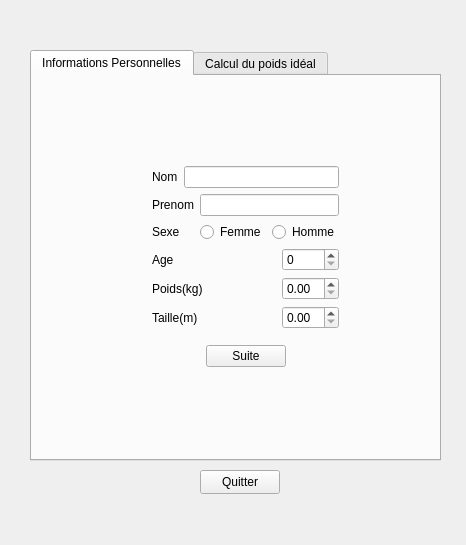
<?xml version="1.0" encoding="UTF-8"?>
<ui version="4.0">
 <class>Dietetique</class>
 <widget class="QWidget" name="Dietetique">
  <property name="geometry">
   <rect>
    <x>0</x>
    <y>0</y>
    <width>466</width>
    <height>545</height>
   </rect>
  </property>
  <property name="minimumSize">
   <size>
    <width>466</width>
    <height>545</height>
   </size>
  </property>
  <property name="maximumSize">
   <size>
    <width>466</width>
    <height>545</height>
   </size>
  </property>
  <property name="windowTitle">
   <string>Dietetique</string>
  </property>
  <widget class="QTabWidget" name="tabWidget">
   <property name="geometry">
    <rect>
     <x>30</x>
     <y>50</y>
     <width>411</width>
     <height>411</height>
    </rect>
   </property>
   <property name="currentIndex">
    <number>0</number>
   </property>
   <widget class="QWidget" name="tab">
    <attribute name="title">
     <string>Informations Personnelles</string>
    </attribute>
    <widget class="QWidget" name="">
     <property name="geometry">
      <rect>
       <x>120</x>
       <y>80</y>
       <width>187</width>
       <height>223</height>
      </rect>
     </property>
     <layout class="QVBoxLayout" name="verticalLayout_5">
      <item>
       <layout class="QVBoxLayout" name="verticalLayout_4">
        <item>
         <layout class="QVBoxLayout" name="verticalLayout_3">
          <item>
           <layout class="QHBoxLayout" name="horizontalLayout_2">
            <item>
             <widget class="QLabel" name="PrenomLabel">
              <property name="text">
               <string>Nom</string>
              </property>
             </widget>
            </item>
            <item>
             <widget class="QLineEdit" name="TexteNom"/>
            </item>
           </layout>
          </item>
          <item>
           <layout class="QHBoxLayout" name="horizontalLayout_3">
            <item>
             <widget class="QLabel" name="NomLabel">
              <property name="text">
               <string>Prenom</string>
              </property>
             </widget>
            </item>
            <item>
             <widget class="QLineEdit" name="TextePrenom"/>
            </item>
           </layout>
          </item>
         </layout>
        </item>
        <item>
         <layout class="QHBoxLayout" name="horizontalLayout_4">
          <item>
           <widget class="QLabel" name="LabelSexe">
            <property name="text">
             <string>Sexe</string>
            </property>
           </widget>
          </item>
          <item>
           <widget class="QRadioButton" name="FemmeRadioButton">
            <property name="text">
             <string>Femme</string>
            </property>
           </widget>
          </item>
          <item>
           <widget class="QRadioButton" name="HommeRadioButton">
            <property name="text">
             <string>Homme</string>
            </property>
           </widget>
          </item>
         </layout>
        </item>
        <item>
         <layout class="QHBoxLayout" name="horizontalLayout">
          <item>
           <layout class="QVBoxLayout" name="verticalLayout_2">
            <item>
             <widget class="QLabel" name="AgeLabel">
              <property name="text">
               <string>Age</string>
              </property>
             </widget>
            </item>
            <item>
             <widget class="QLabel" name="PoidsLabel">
              <property name="text">
               <string>Poids(kg)</string>
              </property>
             </widget>
            </item>
            <item>
             <widget class="QLabel" name="TailleLabel">
              <property name="text">
               <string>Taille(m)</string>
              </property>
             </widget>
            </item>
           </layout>
          </item>
          <item>
           <spacer name="horizontalSpacer">
            <property name="orientation">
             <enum>Qt::Horizontal</enum>
            </property>
            <property name="sizeHint" stdset="0">
             <size>
              <width>40</width>
              <height>20</height>
             </size>
            </property>
           </spacer>
          </item>
          <item>
           <layout class="QVBoxLayout" name="verticalLayout">
            <item>
             <widget class="QSpinBox" name="AgeSpinBox"/>
            </item>
            <item>
             <widget class="QDoubleSpinBox" name="PoidsSpinBox"/>
            </item>
            <item>
             <widget class="QDoubleSpinBox" name="TailleSpinBox"/>
            </item>
           </layout>
          </item>
         </layout>
        </item>
       </layout>
      </item>
      <item>
       <layout class="QHBoxLayout" name="horizontalLayout_5">
        <item>
         <spacer name="horizontalSpacer_3">
          <property name="orientation">
           <enum>Qt::Horizontal</enum>
          </property>
          <property name="sizeHint" stdset="0">
           <size>
            <width>40</width>
            <height>20</height>
           </size>
          </property>
         </spacer>
        </item>
        <item>
         <widget class="QPushButton" name="SuiteButton">
          <property name="text">
           <string>Suite</string>
          </property>
         </widget>
        </item>
        <item>
         <spacer name="horizontalSpacer_2">
          <property name="orientation">
           <enum>Qt::Horizontal</enum>
          </property>
          <property name="sizeHint" stdset="0">
           <size>
            <width>40</width>
            <height>20</height>
           </size>
          </property>
         </spacer>
        </item>
       </layout>
      </item>
     </layout>
    </widget>
   </widget>
   <widget class="QWidget" name="tab_2">
    <attribute name="title">
     <string>Calcul du poids idéal</string>
    </attribute>
   </widget>
  </widget>
  <widget class="QPushButton" name="QuitButton">
   <property name="geometry">
    <rect>
     <x>200</x>
     <y>470</y>
     <width>80</width>
     <height>24</height>
    </rect>
   </property>
   <property name="text">
    <string>Quitter</string>
   </property>
  </widget>
  <widget class="QWidget" name="">
   <property name="geometry">
    <rect>
     <x>0</x>
     <y>0</y>
     <width>2</width>
     <height>2</height>
    </rect>
   </property>
   <layout class="QVBoxLayout" name="verticalLayout_7"/>
  </widget>
  <widget class="QWidget" name="">
   <property name="geometry">
    <rect>
     <x>0</x>
     <y>0</y>
     <width>2</width>
     <height>2</height>
    </rect>
   </property>
   <layout class="QVBoxLayout" name="verticalLayout_6"/>
  </widget>
 </widget>
 <resources/>
 <connections/>
</ui>
